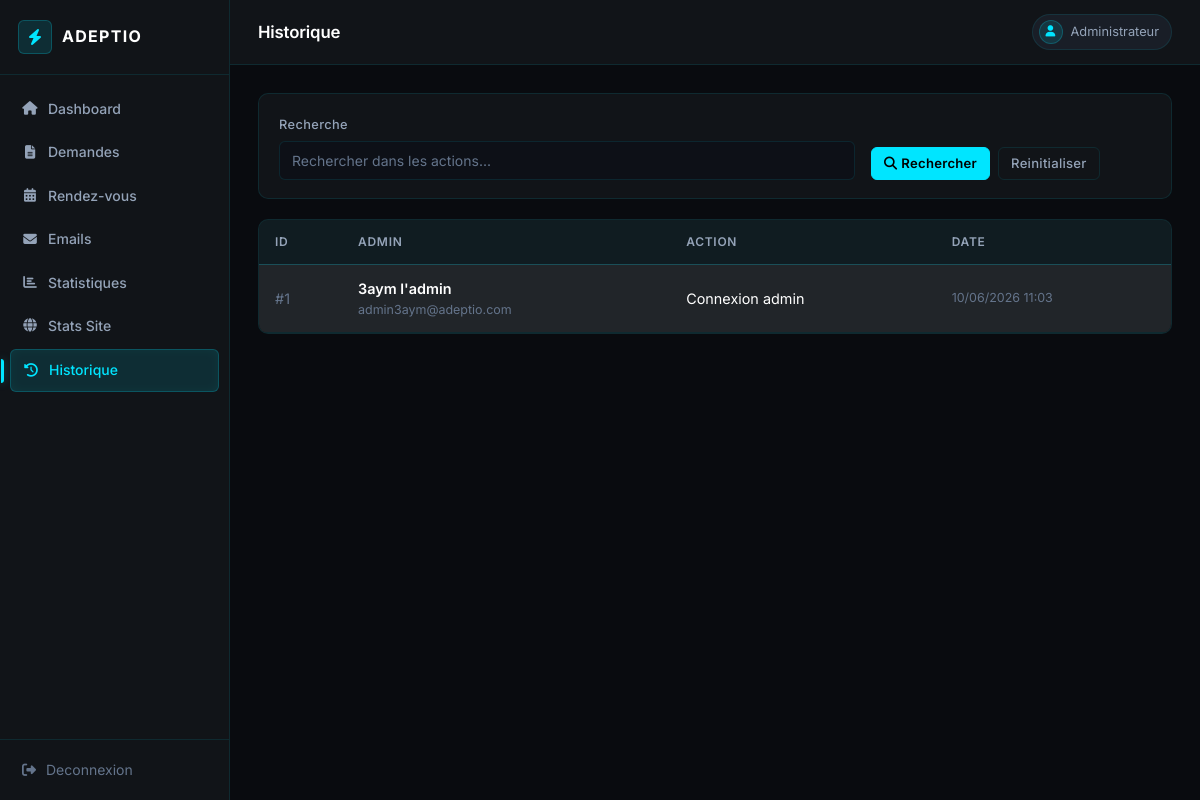
/admin/historique.php (signed in), run on an earlier commit of the app's database.
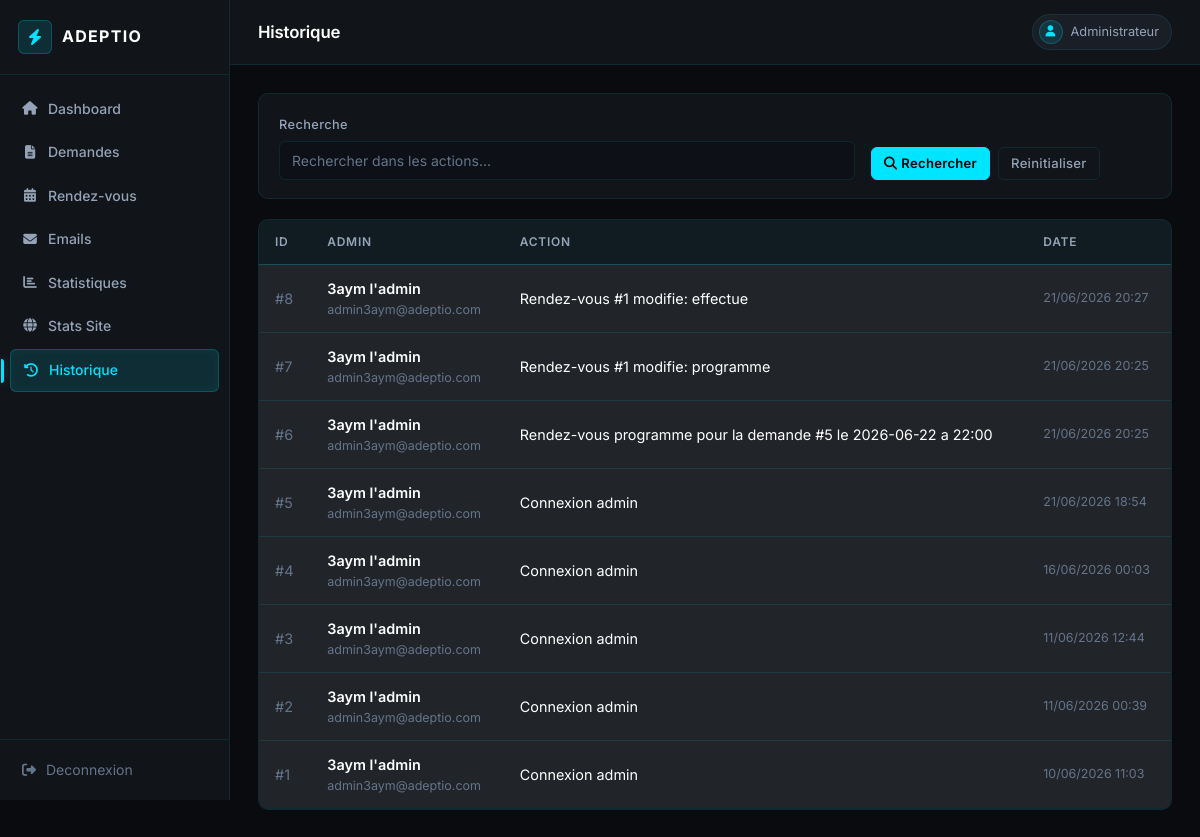
And on a later commit of the database.
### tables this page shows
CREATE TABLE `logs` (
  `id_log` int(11) NOT NULL,
  `id_admin` int(11) DEFAULT NULL,
  `action` text DEFAULT NULL,
  `date_action` timestamp NULL DEFAULT current_timestamp()
);

### admin/_bootstrap.php (called while the page is built, shortened)
<?php
function e(?string $value): string
{
    return htmlspecialchars((string) $value, ENT_QUOTES, 'UTF-8');
}
function current_admin(PDO $pdo): ?array
{
    $stmt = $pdo->prepare('SELECT id_admin, nom, email FROM admins WHERE id_admin = ?');
    $stmt->execute([$_SESSION['admin']]);
    return $stmt->fetch(PDO::FETCH_ASSOC) ?: null;
}
function format_datetime(?string $value): string
{
    return date('d/m/Y H:i', strtotime($value));
}

### admin/historique.php (the view, shortened to what this page needs)
<?php
require_once __DIR__ . '/_bootstrap.php';
require_once __DIR__ . '/_layout.php';
$search = trim($_GET['q'] ?? '');
if ($search !== '') {
    $stmt = $pdo->prepare("
        SELECT l.*, a.nom AS admin_nom, a.email AS admin_email
        FROM logs l
        LEFT JOIN admins a ON a.id_admin = l.id_admin
        WHERE l.action LIKE ?
        ORDER BY l.date_action DESC
        LIMIT 200
    ");
    $stmt->execute(['%' . $search . '%']);
} else {
    $stmt = $pdo->query("
        SELECT l.*, a.nom AS admin_nom, a.email AS admin_email
        FROM logs l
        LEFT JOIN admins a ON a.id_admin = l.id_admin
        ORDER BY l.date_action DESC
        LIMIT 200
    ");
}
$logs = $stmt->fetchAll();
render_admin_header($pdo, 'Historique', 'historique');
?>
<div class="filter-panel">
    <form class="row g-3 align-items-end" method="GET">
        <div class="col-md-8">
            <label class="form-label" for="q">Recherche</label>
            <input class="form-control" id="q" type="search" name="q"
                   value="<?= e($search) ?>" placeholder="Rechercher dans les actions...">
        </div>
        <div class="col-md-4 d-flex gap-2">
            <button class="btn btn-primary" type="submit"><i class="fas fa-search me-1"></i>Rechercher</button>
            <a class="btn btn-outline-secondary" href="historique.php">Reinitialiser</a>
        </div>
    </form>
</div>
<div class="panel">
    <div class="table-responsive">
        <table class="table mb-0">
            <thead>
                <tr>
                    <th>ID</th>
                    <th>Admin</th>
                    <th>Action</th>
                    <th>Date</th>
                </tr>
            </thead>
            <tbody>
            <?php foreach ($logs as $log): ?>
                <tr>
                    <td><span style="color:var(--muted)">#<?= (int) $log['id_log'] ?></span></td>
                    <td>
                        <div class="fw-semibold"><?= e($log['admin_nom'] ?? 'Systeme') ?></div>
                        <div class="text-muted small"><?= e($log['admin_email']) ?></div>
                    </td>
                    <td><?= e($log['action']) ?></td>
                    <td class="text-muted small"><?= e(format_datetime($log['date_action'])) ?></td>
                </tr>
            <?php endforeach; ?>
            </tbody>
        </table>
    </div>
</div>
<?php render_admin_footer(); ?>

### admin/_layout.php (shortened to what this page needs)
<?php
function render_admin_header(PDO $pdo, string $title, string $active): void
{
    $admin = current_admin($pdo);
    $links = [
        'dashboard'   => ['Dashboard',        'dashboard.php',    'fa-home'],
        'demandes'    => ['Demandes',          'demandes.php',     'fa-file-alt'],
        'rendez_vous' => ['Rendez-vous',       'rendez_vous.php',  'fa-calendar-alt'],
        'emails'      => ['Emails',            'emails.php',       'fa-envelope'],
        'statistiques' => ['Statistiques',      'statistiques.php',  'fa-chart-bar'],
        'stats'        => ['Stats Site',         'stats.php',         'fa-globe'],
        'historique'   => ['Historique',        'historique.php',    'fa-history'],
    ];
    ?>
<!DOCTYPE html>
<html lang="fr" data-bs-theme="dark">
<head>
    <link href="https://cdn.jsdelivr.net/npm/bootstrap@5.3.3/dist/css/bootstrap.min.css" rel="stylesheet">
    <link href="https://cdnjs.cloudflare.com/ajax/libs/font-awesome/6.5.1/css/all.min.css" rel="stylesheet">
    <link href="assets/style.css" rel="stylesheet">
</head>
<body>
<div class="admin-shell">
    <aside class="sidebar">
        <div class="sidebar-brand">
            <div class="sidebar-brand-icon"><i class="fas fa-bolt"></i></div>
            <span class="sidebar-brand-name">Adeptio</span>
        </div>
        <nav class="sidebar-nav">
            <?php foreach ($links as $key => [$label, $href, $icon]): ?>
                <a href="<?= e($href) ?>" class="<?= $active === $key ? 'active' : '' ?>">
                    <i class="fas <?= e($icon) ?> nav-icon"></i>
                    <span><?= e($label) ?></span>
                </a>
            <?php endforeach; ?>
        </nav>
        <div class="sidebar-footer">
            <a href="auth/logout.php">
                <i class="fas fa-sign-out-alt nav-icon"></i>
                <span>Deconnexion</span>
            </a>
        </div>
    </aside>
    <div class="main-content">
        <header class="topbar">
            <h1 class="topbar-title"><?= e($title) ?></h1>
            <div class="topbar-user">
                <div class="topbar-avatar"><i class="fas fa-user"></i></div>
                <span class="topbar-user-name"><?= e($admin['nom'] ?? 'Admin') ?></span>
            </div>
        </header>
        <div class="page-body">
    <?php
}
function render_admin_footer(): void
{
    ?>
        </div>
    </div>
</div>
</body>
</html>
    <?php
}

What changed in the data, as far as the page shows it:
added logs: id_log "8", id_admin.nom "3aym l'admin", id_admin.email "admin3aym@adeptio.com", action "Rendez-vous #1 modifie: effectue", date_action "21/06/2026 20:27"
added logs: id_log "7", id_admin.nom "3aym l'admin", id_admin.email "admin3aym@adeptio.com", action "Rendez-vous #1 modifie: programme", date_action "21/06/2026 20:25"
added logs: id_log "6", id_admin.nom "3aym l'admin", id_admin.email "admin3aym@adeptio.com", action "Rendez-vous programme pour la demande #5 le 2026-06-22 a 22:00", date_action "21/06/2026 20:25"
added logs: id_log "5", id_admin.nom "3aym l'admin", id_admin.email "admin3aym@adeptio.com", action "Connexion admin", date_action "21/06/2026 18:54"
added logs: id_log "4", id_admin.nom "3aym l'admin", id_admin.email "admin3aym@adeptio.com", action "Connexion admin", date_action "16/06/2026 00:03"
added logs: id_log "3", id_admin.nom "3aym l'admin", id_admin.email "admin3aym@adeptio.com", action "Connexion admin", date_action "11/06/2026 12:44"
added logs: id_log "2", id_admin.nom "3aym l'admin", id_admin.email "admin3aym@adeptio.com", action "Connexion admin", date_action "11/06/2026 00:39"
